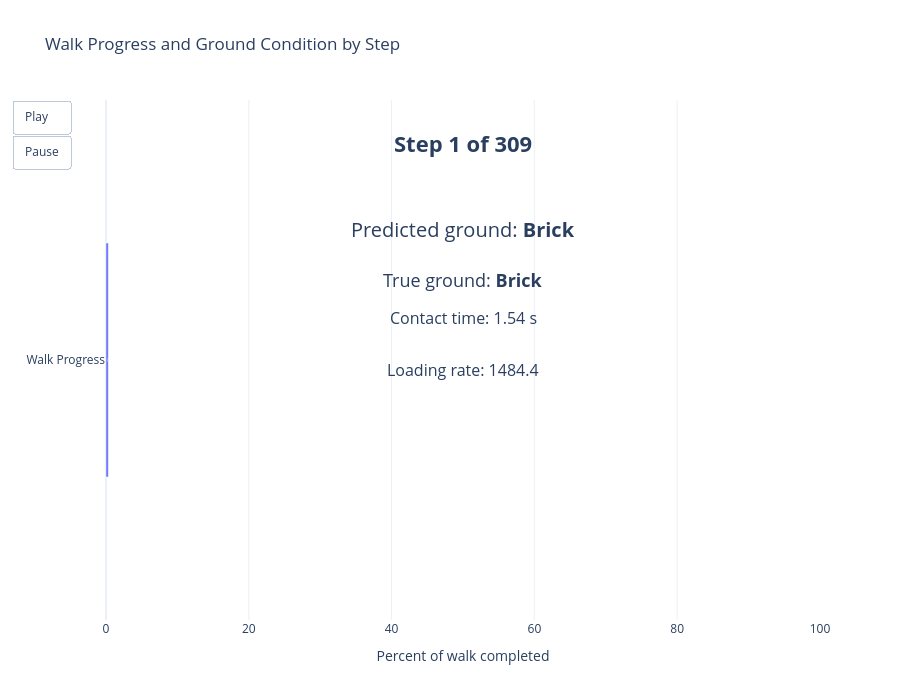

The notebook cell this image was saved under:
### Code cell
import plotly.graph_objects as go

n_steps = len(timeline_df)

frames = []
for i in range(n_steps):
    current = timeline_df.iloc[i]
    progress = current['walk_progress_pct']

    # show last few steps as history
    history_start = max(0, i - 4)
    recent = timeline_df.iloc[history_start:i+1].copy()

    recent_text = "<br>".join(
        [
            f"Step {idx+1}: true={row['ground_type']} | pred={row['predicted_ground_type']}"
            for idx, row in recent.iterrows()
        ]
    )

    frame = go.Frame(
        name=str(i),
        data=[
            # progress bar
            go.Bar(
                x=[progress],
                y=["Walk Progress"],
                orientation="h",
                width=[0.45],
                text=[f"{progress:.1f}%"],
                textposition="inside"
            )
        ],
        layout=go.Layout(
            annotations=[
                dict(
                    x=0.5, y=0.95, xref="paper", yref="paper",
                    text=f"<b>Step {i+1} of {n_steps}</b>",
                    showarrow=False,
                    font=dict(size=22)
                ),
                dict(
                    x=0.5, y=0.78, xref="paper", yref="paper",
                    text=f"Predicted ground: <b>{current['predicted_ground_type']}</b>",
                    showarrow=False,
                    font=dict(size=20)
                ),
                dict(
                    x=0.5, y=0.68, xref="paper", yref="paper",
                    text=f"True ground: <b>{current['ground_type']}</b>",
                    showarrow=False,
                    font=dict(size=18)
                ),
                dict(
                    x=0.5, y=0.58, xref="paper", yref="paper",
                    text=f"Contact time: {current['contact_time_sec']:.2f} s",
                    showarrow=False,
                    font=dict(size=16)
                ),
                dict(
                    x=0.5, y=0.48, xref="paper", yref="paper",
                    text=f"Loading rate: {current['loading_rate']:.1f}" if pd.notna(current['loading_rate']) else "Loading rate: NA",
                    showarrow=False,
                    font=dict(size=16)
                ),
                dict(
                    x=0.5, y=0.18, xref="paper", yref="paper",
                    text=f"Recent steps:<br>{recent_text}",
                    showarrow=False,
                    align="left",
                    font=dict(size=14)
                )
            ]
        )
    )
    frames.append(frame)

# Initial frame
first = timeline_df.iloc[0]

fig = go.Figure(
    data=[
        go.Bar(
            x=[first['walk_progress_pct']],
            y=["Walk Progress"],
            orientation="h",
            width=[0.45],
            text=[f"{first['walk_progress_pct']:.1f}%"],
            textposition="inside"
        )
    ],
    layout=go.Layout(
        title="Walk Progress and Ground Condition by Step",
        xaxis=dict(range=[0, 100], title="Percent of walk completed"),
        yaxis=dict(showticklabels=True),
        template="plotly_white",
        height=700,
        updatemenus=[
            {
                "type": "buttons",
                "showactive": False,
                "buttons": [
                    {
                        "label": "Play",
                        "method": "animate",
                        "args": [None, {
                            "frame": {"duration": 500, "redraw": True},
                            "transition": {"duration": 200},
                            "fromcurrent": True
                        }]
                    },
                    {
                        "label": "Pause",
                        "method": "animate",
                        "args": [[None], {
                            "frame": {"duration": 0, "redraw": False},
                            "mode": "immediate",
                            "transition": {"duration": 0}
                        }]
                    }
                ]
            }
        ],
        annotations=[
            dict(
                x=0.5, y=0.95, xref="paper", yref="paper",
                text=f"<b>Step 1 of {n_steps}</b>",
                showarrow=False,
                font=dict(size=22)
            ),
            dict(
                x=0.5, y=0.78, xref="paper", yref="paper",
                text=f"Predicted ground: <b>{first['predicted_ground_type']}</b>",
                showarrow=False,
                font=dict(size=20)
            ),
            dict(
                x=0.5, y=0.68, xref="paper", yref="paper",
                text=f"True ground: <b>{first['ground_type']}</b>",
                showarrow=False,
                font=dict(size=18)
            ),
            dict(
                x=0.5, y=0.58, xref="paper", yref="paper",
                text=f"Contact time: {first['contact_time_sec']:.2f} s",
                showarrow=False,
                font=dict(size=16)
            ),
            dict(
                x=0.5, y=0.48, xref="paper", yref="paper",
                text=f"Loading rate: {first['loading_rate']:.1f}" if pd.notna(first['loading_rate']) else "Loading rate: NA",
                showarrow=False,
                font=dict(size=16)
            )
        ]
    ),
    frames=frames
)

fig.show()

### Figure 1 — Plotly figure (JSON) as saved in the notebook; plotly's stock layout.template omitted (floating-point values rounded to 4 significant figures)
{"data": [{"orientation": "h", "text": ["0.3%"], "textposition": "inside", "type": "bar", "width": [0.45], "x": [0.3236], "y": ["Walk Progress"]}], "layout": {"annotations": [{"font": {"size": 22}, "showarrow": false, "text": "<b>Step 1 of 309</b>", "x": 0.5, "xref": "paper", "y": 0.95, "yref": "paper"}, {"font": {"size": 20}, "showarrow": false, "text": "Predicted ground: <b>Brick</b>", "x": 0.5, "xref": "paper", "y": 0.78, "yref": "paper"}, {"font": {"size": 18}, "showarrow": false, "text": "True ground: <b>Brick</b>", "x": 0.5, "xref": "paper", "y": 0.68, "yref": "paper"}, {"font": {"size": 16}, "showarrow": false, "text": "Contact time: 1.54 s", "x": 0.5, "xref": "paper", "y": 0.58, "yref": "paper"}, {"font": {"size": 16}, "showarrow": false, "text": "Loading rate: 1484.4", "x": 0.5, "xref": "paper", "y": 0.48, "yref": "paper"}], "height": 700, "title": {"text": "Walk Progress and Ground Condition by Step"}, "updatemenus": [{"buttons": [{"args": [null, {"frame": {"duration": 500, "redraw": true}, "fromcurrent": true, "transition": {"duration": 200}}], "label": "Play", "method": "animate"}, {"args": [[null], {"frame": {"duration": 0, "redraw": false}, "mode": "immediate", "transition": {"duration": 0}}], "label": "Pause", "method": "animate"}], "showactive": false, "type": "buttons"}], "xaxis": {"range": [0, 100], "title": {"text": "Percent of walk completed"}}, "yaxis": {"showticklabels": true}}}
